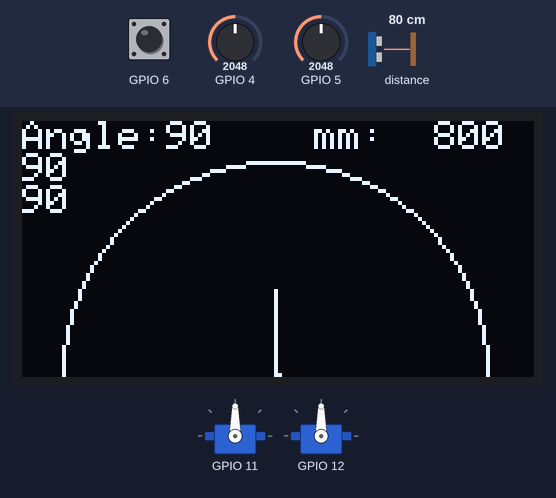
Bench run of a program on a simulated ESP32-S3. Parts: 128×64 one-colour display, 2 × servo. The test bench sets the inputs (shaded band); at power-on: GPIO 6 HIGH, GPIO 4 = 2048, GPIO 5 = 2048, distance to the obstacle 80 cm. What the program prints to the serial monitor is not drawn.

Above: at 3.1 s.
3.2 s: GPIO 6 pulled LOW for 1 s
At 3.61 s:
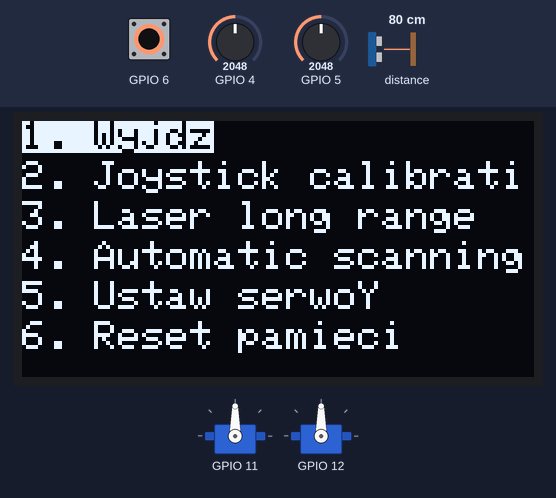
5.8 s: GPIO 4 set to 2540
At 6.13 s:
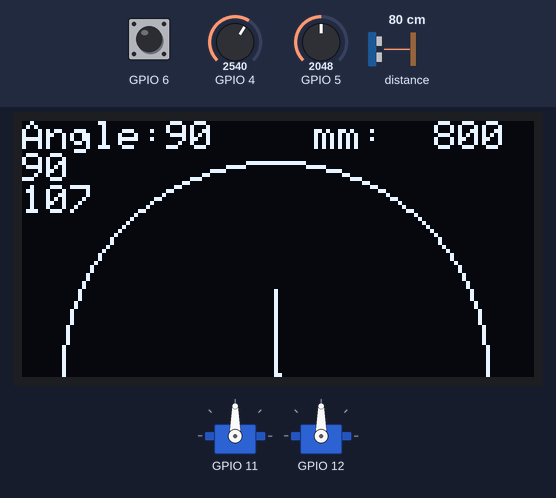
7.4 s: GPIO 5 set to 2540
At 7.58 s:
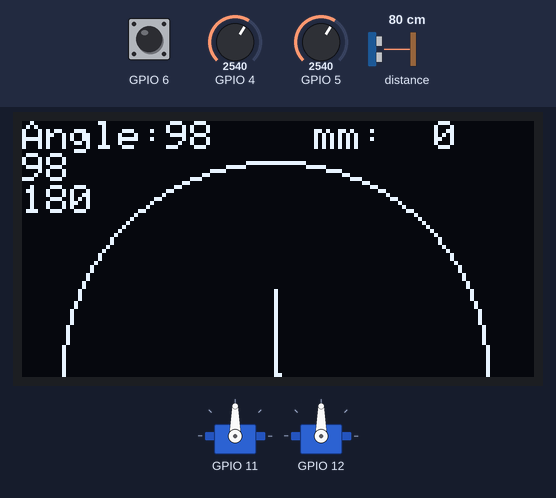
9.0 s: distance to the obstacle set to 2 cm
At 10.2 s:
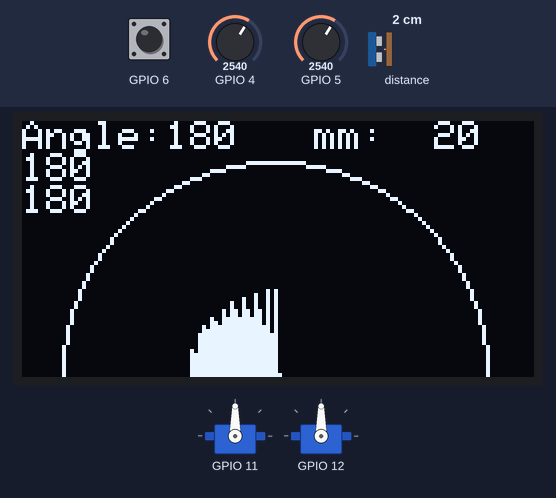
10.6 s: GPIO 4 set to 491
At 12.1 s:
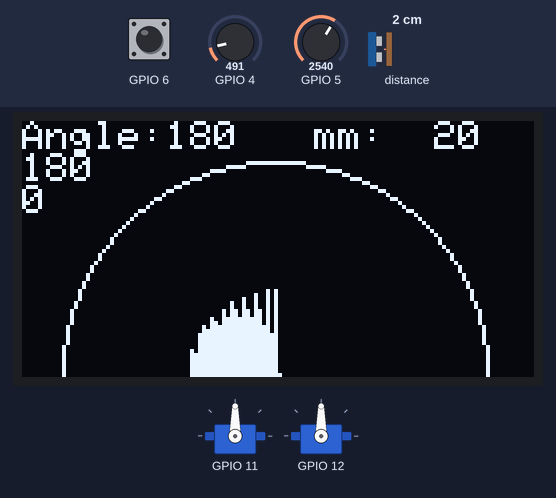
12.3 s: GPIO 6 pulled LOW for 0.15 s
At 14.1 s:
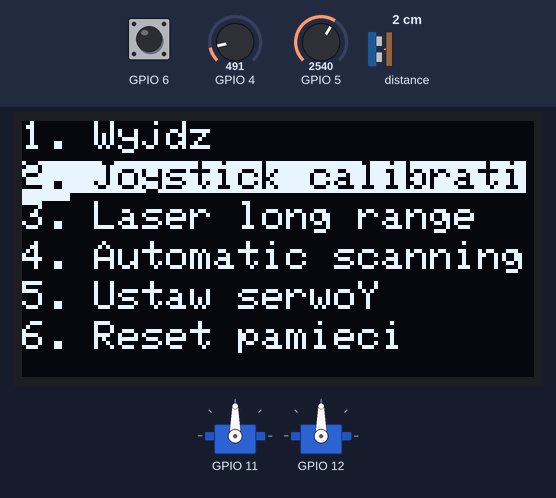
Timing chart, 0 to 15.1 s (numbered marks = the images above; inputs shaded):
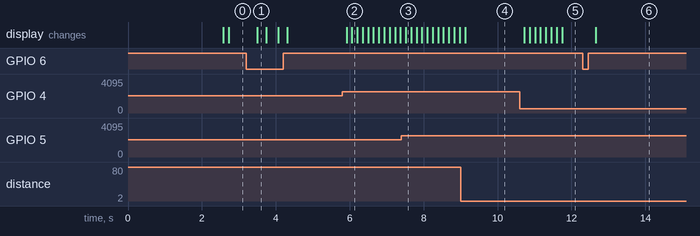

Measured:
- after the input at 3.2 s, the display: changes after 0.29 s (image 1)
- after the input at 5.8 s, the display: first changes after 0.11 s (image 2 shows a later state)
- after the input at 7.4 s, the display: changes after 0.12 s (image 3)
- after the input at 9.0 s, the display: changes after 0.12 s (image 4)
- after the input at 10.6 s, the display: first changes after 0.12 s (image 5 shows a later state)
- after the input at 12.3 s, the display: changes after 0.36 s (image 6)

The program:

main.cpp
```cpp
#include <Arduino.h>
#include <WiFi.h>

#include "mainController.hpp"

mainController controller{};

void setup()
{
  Serial.begin(921600);
  Wire.begin(8, 9);
  controller.start();

  // wylaczenie wifi i bt dla zwolnienia zasobow i zmiejszenia poboru pradu
  WiFi.mode(WIFI_OFF);
  btStop();
}

void loop()
{

  //controller.testSimpleText(3); // test wypisywania tekstu na ekran
  //controller.testCircle(3); // test rysowania podstawowego radaru/dobierania rozmiaru okregu
  //controller.testLaserReading(500); //test odczytow lesera i wypisywania na ekran
  //controller.testJoystick();

  controller.radar();
}
```

display.hpp
```cpp
#include <Arduino.h>
#include <Adafruit_GFX.h>     //do ekranu OLED
#include <Adafruit_SSD1306.h> //do ekranu OLED

#include "point.h" //punkt - struct

constexpr uint16_t dispWidth = 128;
constexpr uint16_t dispHeight = 64;

Adafruit_SSD1306 display(dispWidth, dispHeight, &Wire, -1);

class Display
{
private:
    Point leftUp, rightUp, centerDown;
    uint8_t textSize = 1, realTextSize;

public:
    Display(/* args */)
    {
    }
    ~Display() {}

    // metody
    void start()
    {
        if (display.begin(SSD1306_SWITCHCAPVCC, 0x3C))
        {
            Serial.println("Poprawnie wlaczany ekran");
        }
        else
        {
            Serial.println("Blad wlaczenia ekranu");
        }
        display.setTextColor(SSD1306_WHITE);
        display.clearDisplay();
        display.display();

        leftUp.x = 0;
        leftUp.y = 0;
        rightUp.x = dispWidth - 10;
        rightUp.y = 0;
        centerDown.x = dispWidth / 2;
        centerDown.y = dispHeight;
        // updateTextSize();//obecnie nie ma tego
    }
    void printToDisplay(Point x,const char *str)
    {
        display.setCursor(x.x, x.y);
        display.println(str);
    }
    void printToDisplay(Point x, int str)
    {
        display.setCursor(x.x, x.y);
        display.println(str);
    }
    void printRadar(uint16_t radius)
    {
        printRadar(radius, centerDown);
    }
    void printRadar(uint16_t radius, Point point)
    {
        display.drawCircle(point.x, point.y, radius, WHITE);
    }
    void printTriangle(Point a, Point b, Point c)
    {
        display.fillTriangle(a.x, a.y, b.x, b.y, c.x, c.y, SSD1306_WHITE);
    }
    void clear()
    {
        display.clearDisplay();
    }
    void show()
    {
        display.display();
    }

    // gettery i settery
    void setTextSize(uint8_t x)
    {
        textSize = x;
        display.setTextSize(x);
    }
    uint8_t getTextSize()
    {
        return textSize;
    }

    /*//narazie zbedne
    void setRealTextSize(uint8_t x)
    {
        realTextSize = x;
    }
    uint8_t getRealTextSize()
    {
        return realTextSize;
    }
    void updateTextSize()
    {
        display.setTextSize(textSize);
        realTextSize = textSize;
    }
    */
};
```

joystickController.hpp
```cpp
#include <Arduino.h>

class joystickController
{
private:
    const uint8_t pinX, pinY, pinButton;
    uint16_t _deadZoneX = 125;
    uint16_t _deadZoneY = 125;
    uint16_t _deadZoneXmax = 0;
    uint16_t _deadZoneYmax = 0;
    uint16_t _inputX = 0;
    uint16_t _inputY = 0;
    int32_t _defaultX = 2048;
    int32_t _defaultY = 2048;
    bool _isPressed = false;
    bool _isButtonDoubleClicked = false;

    unsigned long lastButtonPressed;

public:
    joystickController(uint8_t pinX1, uint8_t pinY1, uint8_t pinButton1) : pinX(pinX1), pinY(pinY1), pinButton(pinButton1)
    {
        pinMode(pinX, ANALOG);
        pinMode(pinY, ANALOG);
        pinMode(pinButton, INPUT_PULLUP);
    }
    ~joystickController() {}

    void update()
    {
        setInputX(analogRead(pinX));
        setInputY(analogRead(pinY));
        setIsPressed(!digitalRead(pinButton));
    }

    uint16_t getDeadZoneX() const { return _deadZoneX; }
    uint16_t getDeadZoneY() const { return _deadZoneY; }
    uint16_t getDeadZoneXmax() const { return _deadZoneXmax; }
    uint16_t getDeadZoneYmax() const { return _deadZoneYmax; }
    uint16_t getInputX() const
    {
        Serial.print("Joystick.X: ");
        Serial.println(_inputX);
        return _inputX;
    }
    uint16_t getInputY() const
    {
        Serial.print("Joystick.Y: ");
        Serial.println(_inputY);
        return _inputY;
    }
    bool isPressed() const { return _isPressed; }
    bool isDoubleClicked() const { return _isButtonDoubleClicked; }

    // --- Settery (z prostą walidacją dla bezpieczeństwa) ---
    void setDeadZoneX(uint16_t val) { _deadZoneX = val; }
    void setDeadZoneY(uint16_t val) { _deadZoneY = val; }

    // Settery dla wejść (używane przez funkcję odczytującą piny)
    void setInputX(int32_t val)
    {
        if (abs(val - _defaultX) < _deadZoneX)
        {
            _inputX = 2048;
        }
        else if (val > 4095 - _deadZoneXmax)
        {
            _inputX = 4095;
        }
        else if (val < _deadZoneXmax)
        {
            _inputX = 0;
        }
        else
        {
            if (val <= _defaultX)
            {
                _inputX = map(val, 0, _defaultX, _deadZoneXmax, 2048);
            }
            else
            {
                _inputX = map(val, _defaultX, 4095, 2048 + _deadZoneX, 4095 - _deadZoneXmax);
            }
        }
        // Serial.print("JoystickController.X: ");
        // Serial.println(val+"  "+_inputX);
    }
    void setInputY(int32_t val)
    {
        if (abs(val - _defaultY) < _deadZoneY)
        {
            _inputY = 2048;
        }
        else if (val > 4095 - _deadZoneYmax)
        {
            _inputY = 4095;
        }
        else if (val < _deadZoneYmax)
        {
            _inputY = 0;
        }
        else
        {
            if (val <= _defaultY)
            {
                _inputY = map(val, 0, _defaultY, _deadZoneYmax, 2048);
            }
            else
            {
                _inputY = map(val, _defaultY, 4095, 2048 + _deadZoneY, 4095 - _deadZoneYmax);
            }
        }
        // Serial.print("JoystickController.Y: ");
        // Serial.println(val+"  "+_inputY);
    }
    void setIsPressed(bool state)
    {
        _isPressed = state;
        _isButtonDoubleClicked = false;
        if (state)
        {
            if (millis() - lastButtonPressed < 750 && millis() - lastButtonPressed > 100)
            {
                _isButtonDoubleClicked = true;
            }
            lastButtonPressed = millis();
        }
    }
    void setDefaultAxes()
    {
        long int x = millis();
        while (millis() - x < 2500)
        {
            /* code */
        }
        _defaultX = analogRead(pinX);
        _defaultY = analogRead(pinY);
    }
};
```

laserVL53.hpp
```cpp
#include <Wire.h>
#include <VL53L0X.h>

class laserVL53
{
private:
    VL53L0X sensor;
    uint16_t timeForLaser = 20;
    uint16_t timeoutLaser = 1000;

public:
    laserVL53(/* args */) {}
    ~laserVL53() {}
    void start()
    {
        sensor.setTimeout(timeoutLaser);
        if (sensor.init())
        {
            Serial.println("Poprawnie wlaczany laser");
        }
        else
        {
            Serial.println("Blad wlaczenia lasera");
        }
        sensor.setMeasurementTimingBudget(timeForLaser * 100);
    }
    int getReading()
    {
        int distance = sensor.readRangeSingleMillimeters();
        if (sensor.timeoutOccurred())
        {
            Serial.println("Timeout occured-laser");
            return 0;
        }
        return distance;
    }
    void setLongRange(bool enable)
    {
        if (enable)
        {
            //max current scan distance ~1,8m-slow
            //max max scan distance ~2m-very slow sensor.setSignalRateLimit(0.05);sensor.setMeasurementTimingBudget(1000000);
            sensor.setSignalRateLimit(0.065);
            sensor.setMeasurementTimingBudget(600000);
            sensor.setVcselPulsePeriod(VL53L0X::VcselPeriodPreRange, 18);
            sensor.setVcselPulsePeriod(VL53L0X::VcselPeriodFinalRange, 14);
        }
        else
        {
            sensor.setSignalRateLimit(0.25);
            sensor.setMeasurementTimingBudget(timeForLaser);
            sensor.setVcselPulsePeriod(VL53L0X::VcselPeriodPreRange, 14);
            sensor.setVcselPulsePeriod(VL53L0X::VcselPeriodFinalRange, 10);
        }
    }
    uint8_t getError()
    {
        return sensor.last_status;
    }
    void setTimeForLaser(uint16_t x)
    {
        timeForLaser = x;
        sensor.setMeasurementTimingBudget(x);
    }
    uint16_t getTimeForLaser()
    {
        return timeForLaser;
    }
    void setTimeoutLaser(uint16_t x)
    {
        timeoutLaser = x;
    }
    uint16_t getTimeoutLaser()
    {
        return timeoutLaser;
    }
};
```

point.h
```cpp
#ifndef POINT_H
#define POINT_H

#include <Arduino.h>

constexpr uint16_t width = 127;
constexpr uint16_t height = 63;

struct Point
{
    uint16_t x = 0;
    uint16_t y = 0;

    constexpr Point(uint16_t _x, uint16_t _y) : x(_x), y(_y) {}

    Point withOffset(uint16_t _x, uint16_t _y = 0) const
    {
        return Point(x + _x, y + _y);
    }
    Point() = default;
};

namespace DefaultPoints
{
    constexpr Point LeftTop{0, 0};
    constexpr Point RightTop{width, 0};
    constexpr Point LeftBottom{0, height};
    constexpr Point RightBottom{width, height};
    constexpr Point CenterDown{width / 2, height};
    constexpr Point Center{width / 2, height / 2};
    constexpr Point CenterLeft{0, height / 2};
    constexpr Point CenterRight{width, height / 2};
}

#endif
```

servo.hpp
```cpp
#include <ESP32Servo.h>

class servo
{
private:
    Servo myServo;
    const uint8_t _servoPin;
    uint8_t _currentAngle = 90;
    uint8_t _maxAngle = 180;
    uint8_t _minAngle = 0;
    uint8_t _centerAngle = 0;

public:
    servo(uint8_t servoPin) : _servoPin(servoPin)
    {
        myServo.setPeriodHertz(50); // ile Hz - (standard 50Hz)
        myServo.attach(_servoPin, 500, 2400);
    }
    ~servo() {}

    // gettery i settery
    uint8_t getCurrentAngle() const { return _currentAngle; }
    void setCurrentAngle(uint8_t angle) { _currentAngle = angle; }

    uint8_t getMaxAngle() const { return _maxAngle; }
    void setMaxAngle(uint8_t angle) { _maxAngle = angle; }

    uint8_t getMinAngle() const { return _minAngle; }
    void setMinAngle(uint8_t angle) { _minAngle = angle; }

    uint8_t getCenterAngle() const { return _centerAngle; }
    void setCenterAngle(uint8_t angle) { _centerAngle = angle; }

    // metody
    void setAngle(uint8_t angle)
    {
        myServo.write(angle);
        _currentAngle = angle;
    }
    void setNewCenterAngle()
    {
        _centerAngle = _currentAngle;
    }
    void setCenterAngle()
    {
        myServo.write(_centerAngle);
    }
    void setPlusRight(uint8_t angle)
    {
        myServo.write(constrain(_currentAngle + angle,0,180));
    }
    void setPlusLeft(uint8_t angle)
    {
        myServo.write(constrain(_currentAngle - angle,0,180));
    }
};
```

status.h
```cpp
#include <cstdint>

// FUTURE: use this for errors

enum class Status
{
    NONE,
    LASER_READ,
    SERVO,
    SCREEN,
    CRITICAL,
};

struct SystemStatus
{
    Status error = Status::NONE;
    uint16_t lastUpdate = 0;
    bool isStale = false;
    uint16_t staleTime = 1000;
};
```

Source omitted: mainController.hpp (13779 bytes)
